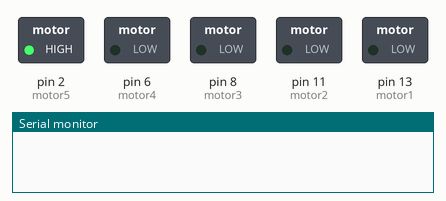
The sketch below on a simulated Arduino Uno, built with avr-gcc and run on an emulated ATmega328P. Parts: switched loads named in the sketch (green lamp = pin HIGH), the last lines printed to the serial monitor.

Above: at 0.5 s.
At 3.5 s:
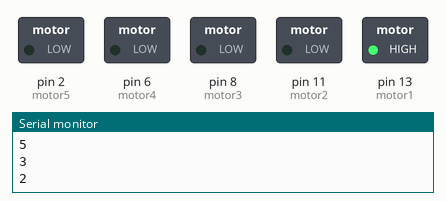
At 7.5 s:
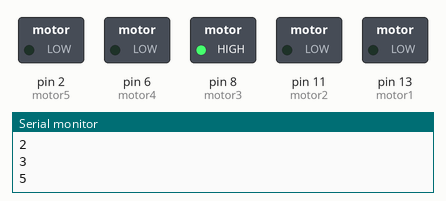
At 13.3 s:
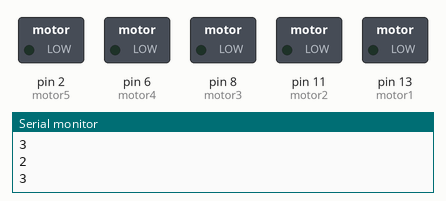
At 17.3 s:
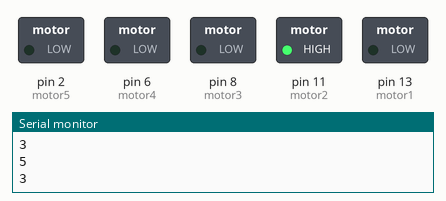
Timing chart, 0 to 19.2 s (numbered marks = the images above):
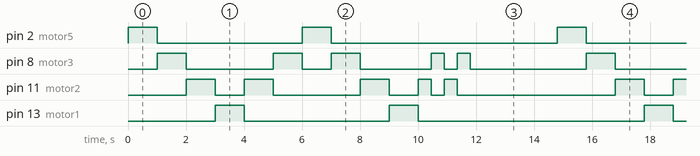

Measured:
- by itself, pin 2 (motor5), pin 13 (motor1): repeats every 14.8 s: LOW 5.0 s, HIGH 1.0 s, LOW 7.8 s, HIGH 1.0 s
- by itself, pin 8 (motor3): repeats every 14.8 s: LOW 3.0 s, HIGH 1.0 s, LOW 1.0 s, HIGH 1.0 s, LOW 2.5 s, HIGH 0.45 s, LOW 0.45 s, HIGH 0.45 s, LOW 4.0 s, HIGH 1.0 s
- by itself, pin 11 (motor2): repeats every 14.8 s: LOW 1.0 s, HIGH 1.0 s, LOW 3.0 s, HIGH 1.0 s, LOW 1.0 s, HIGH 0.45 s, LOW 0.45 s, HIGH 0.45 s, LOW 5.5 s, HIGH 1.0 s

The sketch:

Tune_1.ino
```cpp
const int motor1 = 13;
const int motor2 = 11;
const int motor3 = 8;
const int motor4 = 6;
const int motor5 = 2;
int bpm = 60;
int timedur = 950;


void act_deact_motor1(int duration){
  digitalWrite(motor1, 150);
  delay(duration);
  digitalWrite(motor1, 0);
  Serial.println("1");
}
void act_motor1(){
  digitalWrite(motor1, HIGH);
}
void deact_motor1(){
  digitalWrite(motor1, 0);
  delay(50);
}

void act_deact_motor2(int duration){
  digitalWrite(motor2, 150);
  delay(duration);
  digitalWrite(motor2, 0);
  Serial.println("2");
}
void act_motor2(){
  digitalWrite(motor2, HIGH);
}
void deact_motor2(){
  digitalWrite(motor2, 0);
  delay(50);
}

void act_deact_motor3(int duration){
  digitalWrite(motor3, 150);
  delay(duration);
  digitalWrite(motor3, 0);
  Serial.println("3");
}
void act_motor3(){
  digitalWrite(motor3, 150);
}
void deact_motor3(){
  digitalWrite(motor3, 0);
  delay(50);
}

void act_deact_motor4(int duration){
  digitalWrite(motor4, 150);
  delay(duration);
  digitalWrite(motor4, 0);
  Serial.println("4");
}
void act_motor4(){
  digitalWrite(motor4, 150);
}
void deact_motor4(){
  digitalWrite(motor4, LOW);
  delay(50);
}

void act_deact_motor5(int duration){
  digitalWrite(motor5, 150);
  delay(duration);
  digitalWrite(motor5, 0);
  Serial.println("5");
}
void act_motor5(){
  digitalWrite(motor5, 150);
}
void deact_motor5(){
  digitalWrite(motor5, 0);
  delay(50);
}

void setup() {
  pinMode(motor1,OUTPUT);
  pinMode(motor2,OUTPUT);
  pinMode(motor3,OUTPUT);
  pinMode(motor4,OUTPUT);
  pinMode(motor5,OUTPUT);
  Serial.begin(74880);
}

void loop() {

  act_deact_motor5(1000);
  act_deact_motor3(1000);
  act_deact_motor2(1000);
  act_deact_motor1(1000);
  act_deact_motor2(1000);
  act_deact_motor3(1000);
  act_deact_motor5(1000);
  act_deact_motor3(1000);
  act_deact_motor2(1000);
  act_deact_motor1(1000);
  act_deact_motor2(450);
  act_deact_motor3(450);
  act_deact_motor2(450);
  act_deact_motor3(450);
  delay(3000);
}
```
